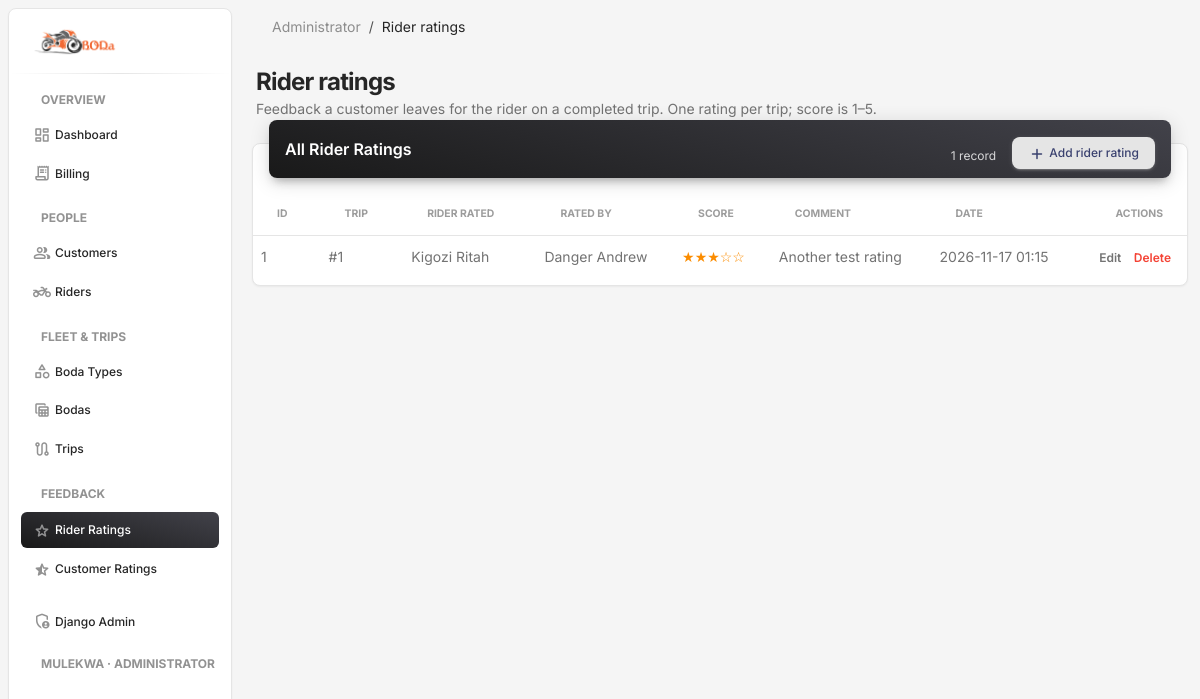
/riderrating/ (signed in), run on the app's committed database.
### bodaapp/models.py (models this page shows)
class RiderRating(models.Model):
    rate_id = models.AutoField(primary_key=True)
    trip = models.OneToOneField(Trip, on_delete=models.CASCADE, db_column="trip_id")
    rider = models.ForeignKey(Rider, on_delete=models.PROTECT, db_column="rider_id")
    rated_by = models.ForeignKey(Customer, on_delete=models.PROTECT, db_column="rated_by")
    score = models.IntegerField()
    comment = models.TextField(null=True, blank=True)
    date = models.DateTimeField(auto_now_add=True)
    def __str__(self):
        return f"Trip #{self.trip_id} — {self.score}/5 for {self.rider}"

class Rider(models.Model):
    rider_id = models.AutoField(primary_key=True)
    first_name = models.CharField(max_length=50)
    last_name = models.CharField(max_length=50)
    contact = models.CharField(max_length=15, unique=True)
    license = models.CharField(max_length=30, unique=True)
    experience_years = models.IntegerField()
    age = models.IntegerField()
    gender = models.CharField(max_length=6)
    home_location = models.CharField(max_length=100)
    def __str__(self):
        return f"{self.first_name} {self.last_name}"

class Customer(models.Model):
    customer_id = models.AutoField(primary_key=True)
    first_name = models.CharField(max_length=50)
    last_name = models.CharField(max_length=50)
    contact = models.CharField(max_length=15, unique=True)
    email = models.EmailField(max_length=100, unique=True)
    home_location = models.CharField(max_length=100)
    def __str__(self):
        return f"{self.first_name} {self.last_name}"

### bodaapp/views.py (the view)
# urls.py: path('riderrating/', views.riderrating_view, name='riderrating'),
@role_required("admin")
def riderrating_view(request, pk=None):
    editing = get_object_or_404(RiderRating, pk=pk) if pk else None
    form, done = process_form(request, RiderRatingForm, editing, "riderrating", "rider rating")
    if done:
        return done
    return render(request, "staff/riderrating.html", {
        "form": form, "editing": editing,
        "ratings": RiderRating.objects.select_related("rider", "rated_by").order_by("-pk"),
    })

### bodaapp/access.py (called while the page is built, shortened)
def get_role(user):
    if not user.is_authenticated:
        return None
    if user.is_staff or user.is_superuser:
        return "admin"

def role_required(*roles):
    def decorator(view):
        @wraps(view)
        def wrapper(request, *args, **kwargs):
            if not request.user.is_authenticated:
                return redirect_to_login(request.get_full_path())
            if get_role(request.user) not in roles:
                messages.error(request, "You don't have access to that page.")
                return redirect("index")
            return view(request, *args, **kwargs)
        return wrapper
    return decorator

### bodaapp/context_processors.py (called while the page is built)
def navigation(request):
    user = getattr(request, "user", None)
    role = get_role(user) if user is not None else None
    match = getattr(request, "resolver_match", None)
    name = match.url_name if match and match.url_name else ""
    if name.endswith("_edit"):
        name = name[: -len("_edit")]
    return {"role": role, "role_label": ROLE_LABELS.get(role, ""), "active": name}

### bodaapp/models.py (called while the page is built)
    def __str__(self):
        return f"Trip #{self.trip_id}: {self.pickup_location} → {self.dropoff_location}"

### bodaapp/views.py (called while the page is built, shortened)
def process_form(request, form_class, instance, url_name, noun):
    if request.method != "POST":
        return form_class(instance=instance), None

### templates/staff/riderrating.html (shortened to what this page needs)
{% extends 'base.html' %}
{% block content %}
{% include 'partials/page_header.html' with title="Rider ratings" lede="Feedback a customer leaves for the rider on a completed trip. One rating per trip; score is 1–5." %}
<div class="container-fluid py-3">
  <div class="row">
    <div class="col-12 mb-4">
      <div class="card">
        <div class="card-header p-0 position-relative mt-n4 mx-3 z-index-2">
          <div class="bg-gradient-dark shadow-dark border-radius-lg pt-3 pb-2 d-flex justify-content-between pe-3">
            <h6 class="text-white text-capitalize ps-3">All rider ratings</h6>
            <div class="d-flex align-items-center gap-3"><span class="text-white text-xs opacity-8 mt-1">{{ ratings|length }} record{{ ratings|length|pluralize }}</span><button type="button" class="btn btn-sm btn-light mb-0" data-bs-toggle="modal" data-bs-target="#recordModal"><i class="material-symbols-rounded align-middle" style="font-size:18px">add</i> Add rider rating</button></div>
          </div>
        </div>
        <div class="card-body px-0 pb-2">
          <div class="table-responsive p-0">
            <table class="table align-items-center mb-0">
              <thead>
                <tr>
                  <th class="text-uppercase text-secondary text-xxs font-weight-bolder opacity-7">ID</th>
                  <th class="text-uppercase text-secondary text-xxs font-weight-bolder opacity-7">Trip</th>
                  <th class="text-uppercase text-secondary text-xxs font-weight-bolder opacity-7">Rider rated</th>
                  <th class="text-uppercase text-secondary text-xxs font-weight-bolder opacity-7">Rated by</th>
                  <th class="text-uppercase text-secondary text-xxs font-weight-bolder opacity-7">Score</th>
                  <th class="text-uppercase text-secondary text-xxs font-weight-bolder opacity-7">Comment</th>
                  <th class="text-uppercase text-secondary text-xxs font-weight-bolder opacity-7">Date</th>
                  <th class="text-uppercase text-secondary text-xxs font-weight-bolder opacity-7 text-end pe-4">Actions</th>
                </tr>
              </thead>
              <tbody>
                {% for r in ratings %}
                <tr{% if editing and editing.pk == r.pk %} class="table-active"{% endif %}>
                  <td class="text-sm">{{ r.pk }}</td>
                  <td class="text-sm">#{{ r.trip_id }}</td>
                  <td class="text-sm">{{ r.rider }}</td>
                  <td class="text-sm">{{ r.rated_by }}</td>
                  <td class="text-sm">{% include 'partials/stars.html' with score=r.score %}</td>
                  <td class="text-sm">{{ r.comment|default:"—" }}</td>
                  <td class="text-sm">{{ r.date|date:"Y-m-d H:i" }}</td>
                  {% include 'partials/row_actions.html' with edit_url="riderrating_edit" delete_url="riderrating_delete" pk=r.pk label=r noun="rider rating" %}
                </tr>
                {% empty %}
                <tr><td colspan="8" class="text-center text-secondary py-4 text-sm">No rider ratings yet — click “Add rider rating” to create the first one.</td></tr>
                {% endfor %}
              </tbody>
            </table>
          </div>
        </div>
      </div>
    </div>
  </div>
</div>
{% endblock %}

### templates/partials/nav_account.html (shortened to what this page needs)
<li class="nav-item mt-3">
  <h6 class="ps-4 ms-2 text-uppercase text-xs text-dark font-weight-bolder opacity-5">{{ user.get_username }}{% if role_label %} · {{ role_label }}{% endif %}</h6>
</li>

### templates/partials/stars.html
<span class="text-warning" title="{{ score }} out of 5">{% if score >= 1 %}★{% else %}☆{% endif %}{% if score >= 2 %}★{% else %}☆{% endif %}{% if score >= 3 %}★{% else %}☆{% endif %}{% if score >= 4 %}★{% else %}☆{% endif %}{% if score >= 5 %}★{% else %}☆{% endif %}</span>

### templates/partials/row_actions.html (shortened to what this page needs)
<td class="text-end pe-3 text-nowrap">
  <a href="{% url edit_url pk %}" class="text-secondary font-weight-bold text-xs me-2">Edit</a>
  <form method="post" action="{% url delete_url pk %}" class="d-inline"
        onsubmit="return confirm('Delete {{ noun|escapejs }} “{{ label|escapejs }}”? This cannot be undone.');">
    <button type="submit" class="btn btn-link text-danger font-weight-bold text-xs p-0 mb-0">Delete</button>
  </form>
</td>

### data on the page
RiderRating: pk "1", trip_id "1", rider "Kigozi Ritah", rated_by "Danger Andrew", comment "Another test rating", date "2026-11-17 01:15"

### other printed values
{{ label }} "Dashboard Billing Customers Riders Boda Types Bodas Trips Rider Ratings Customer Ratings"
{{ user.get_username }} "MULEKWA"
{{ role_label }} "ADMINISTRATOR"
{{ role_label|default:"Home" }} "Administrator"
{{ title }} "Rider ratings"
{{ lede }} "Feedback a customer leaves for the rider on a completed trip. One rating per trip; score is 1–5."
{{ ratings|length }} "1"
